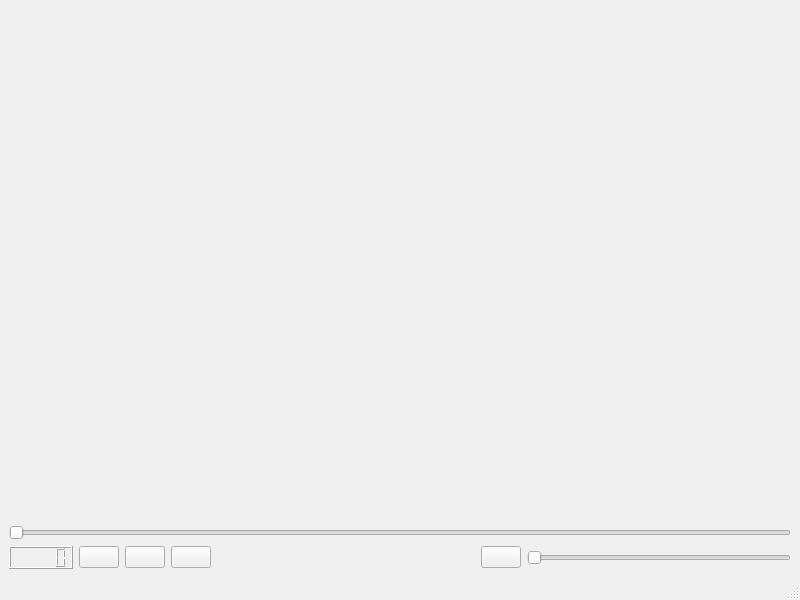
<?xml version="1.0" encoding="UTF-8"?>
<ui version="4.0">
 <class>MainWindow</class>
 <widget class="QMainWindow" name="MainWindow">
  <property name="geometry">
   <rect>
    <x>0</x>
    <y>0</y>
    <width>800</width>
    <height>600</height>
   </rect>
  </property>
  <property name="windowTitle">
   <string>视频通信</string>
  </property>
  <property name="windowIcon">
   <iconset resource="../Icon/resource.qrc">
    <normaloff>:/icon/color</normaloff>:/icon/color</iconset>
  </property>
  <widget class="QWidget" name="centralwidget">
   <layout class="QVBoxLayout" name="verticalLayout">
    <item>
     <widget class="QWidget" name="widget" native="true"/>
    </item>
    <item>
     <widget class="QSlider" name="videoSlider">
      <property name="orientation">
       <enum>Qt::Horizontal</enum>
      </property>
     </widget>
    </item>
    <item>
     <layout class="QHBoxLayout" name="horizontalLayout">
      <item>
       <widget class="QLCDNumber" name="time_lcd"/>
      </item>
      <item>
       <widget class="QPushButton" name="back_10">
        <property name="text">
         <string/>
        </property>
        <property name="icon">
         <iconset resource="../Icon/resource.qrc">
          <normaloff>:/button/control-skip-f</normaloff>:/button/control-skip-f</iconset>
        </property>
       </widget>
      </item>
      <item>
       <widget class="QPushButton" name="playOrPause">
        <property name="text">
         <string/>
        </property>
        <property name="icon">
         <iconset resource="../Icon/resource.qrc">
          <normaloff>:/button/control-play</normaloff>:/button/control-play</iconset>
        </property>
       </widget>
      </item>
      <item>
       <widget class="QPushButton" name="forward_10">
        <property name="text">
         <string/>
        </property>
        <property name="icon">
         <iconset resource="../Icon/resource.qrc">
          <normaloff>:/button/control-skip-b</normaloff>:/button/control-skip-b</iconset>
        </property>
       </widget>
      </item>
      <item>
       <spacer name="horizontalSpacer">
        <property name="orientation">
         <enum>Qt::Horizontal</enum>
        </property>
        <property name="sizeHint" stdset="0">
         <size>
          <width>40</width>
          <height>20</height>
         </size>
        </property>
       </spacer>
      </item>
      <item>
       <widget class="QPushButton" name="volumn_mute">
        <property name="text">
         <string/>
        </property>
        <property name="icon">
         <iconset resource="../Icon/resource.qrc">
          <normaloff>:/button/volume-mute</normaloff>:/button/volume-mute</iconset>
        </property>
       </widget>
      </item>
      <item>
       <widget class="QSlider" name="volumnSlider">
        <property name="orientation">
         <enum>Qt::Horizontal</enum>
        </property>
       </widget>
      </item>
     </layout>
    </item>
   </layout>
  </widget>
  <widget class="QMenuBar" name="menubar">
   <property name="geometry">
    <rect>
     <x>0</x>
     <y>0</y>
     <width>800</width>
     <height>23</height>
    </rect>
   </property>
  </widget>
  <widget class="QStatusBar" name="statusbar"/>
 </widget>
 <resources>
  <include location="../Icon/resource.qrc"/>
 </resources>
 <connections/>
</ui>
